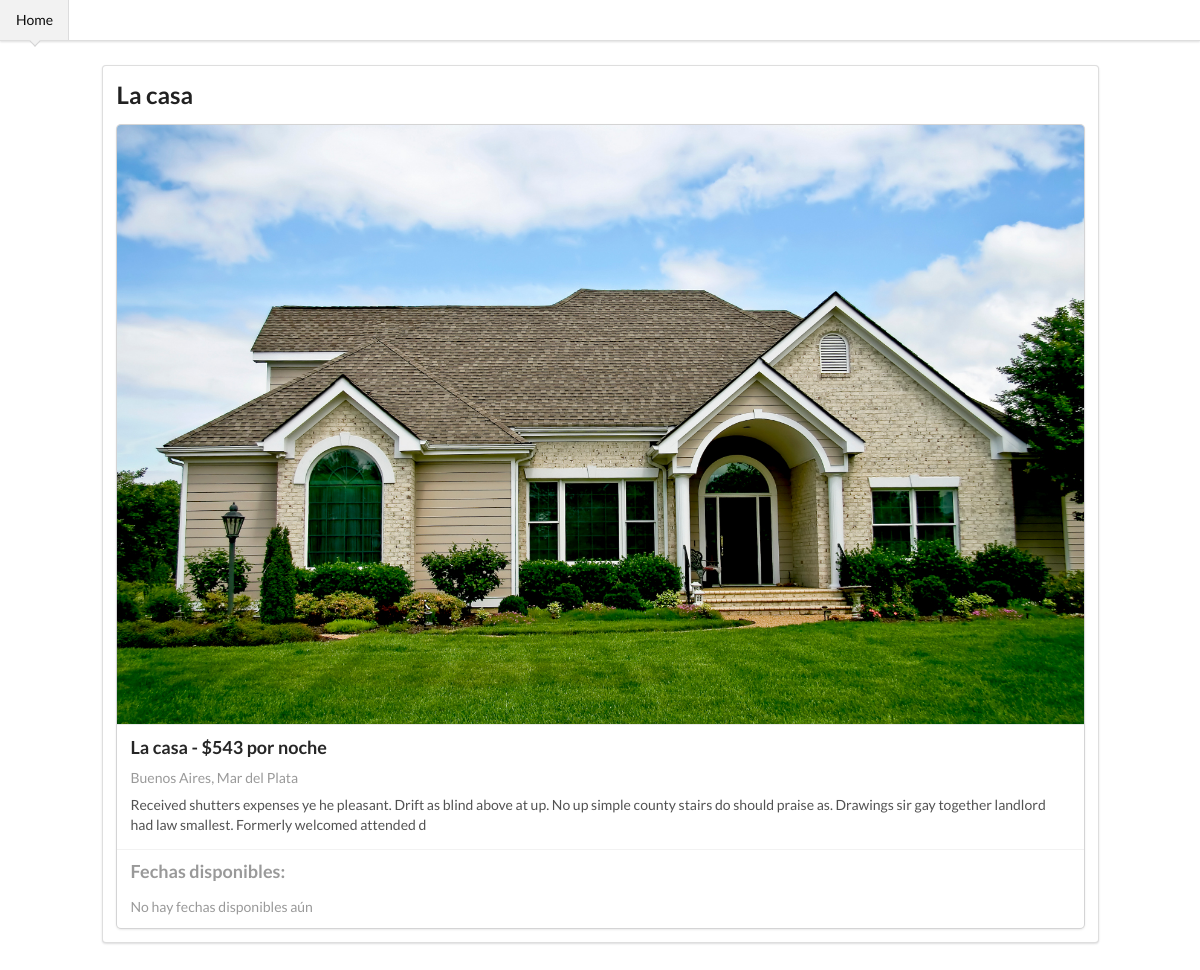
/info/7, run on an earlier commit of the app's database.
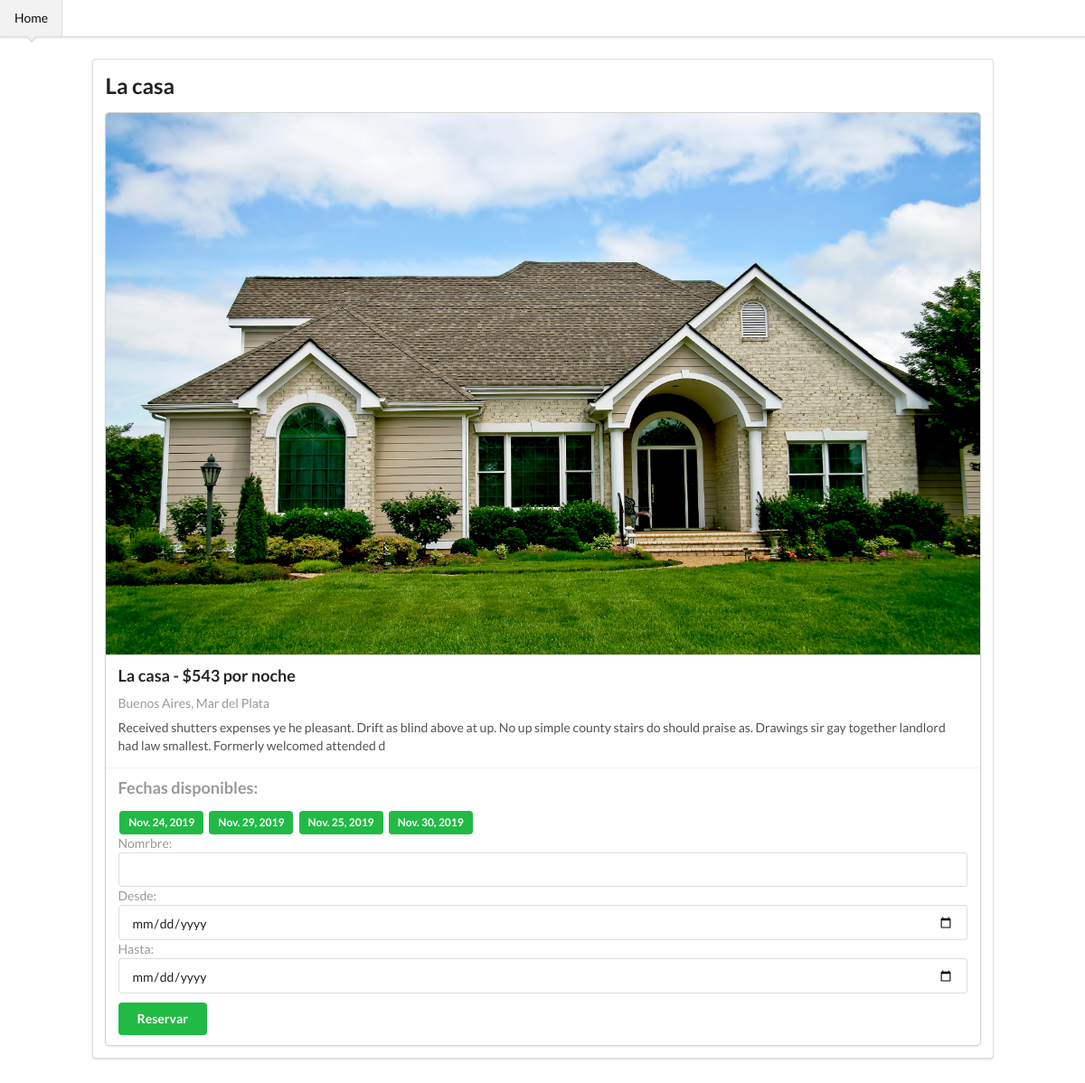
And on a later commit of the database.
### reserva/models.py (models this page shows, shortened)
class RealState(models.Model):
    name = models.CharField(max_length=50)
    description = models.CharField(max_length=200)
    price = models.IntegerField()
    capacity = models.IntegerField()
    city = models.ForeignKey(City, null=True, on_delete=models.SET_NULL)
    owner = models.ForeignKey(User, null=False, on_delete=models.SET('null'))
    image = models.ImageField(upload_to='images/', null=True)

class City(models.Model):
    name = models.CharField(max_length=50)
    province = models.CharField(max_length=50)

class RentDate(models.Model):
    date = models.DateField()
    RealState = models.ForeignKey(RealState, null=False, on_delete=models.SET('null'), related_name='rents')
    reservation = models.ForeignKey(Reservation, null=True, blank=True, default=None, on_delete=models.SET('null'), related_name='rents')

### reserva/views.py (the view)
# urls.py: path('info/<int:id>',views.info,name='info'),
def info(request,id=0):
    realState = RealState.objects.get(pk=id)
    availableDates = get_dates_available(id)
    is_reserved = False
    err = False
    if request.method == "POST":
        form = ReserveForm(request.POST)
        if form.is_valid():
            dateFrom = form.cleaned_data['Desde']
            dateTo = form.cleaned_data['Hasta']
            requiredDates= fechas_requeridas(dateFrom,dateTo)
            if is_available(requiredDates, availableDates):
                reser = Reservation()
                reser.name = form.cleaned_data['Nomrbre']
                reser.code = randrange(20000)
                reser.total = len(requiredDates)* (realState.price * 1.08)
                reser.save()
                for requiredDate in requiredDates:
                    print(requiredDate)
                    rentDate = RentDate.objects.filter(date=requiredDate, reservation=None)
                    rentDate.update(reservation=reser)
                availableDates = get_dates_available(id)
                form = ReserveForm()
                is_reserved = True
            else:
                err = True
    else:
        form = ReserveForm()
    return render(request, 'info.html', {'realState': realState, 'form': form, 'availableDates': availableDates, 'isReserved': is_reserved, 'err': err})

### reserva/forms.py
class ReserveForm(forms.Form):
    Nomrbre = forms.CharField(max_length=100)
    Desde = forms.DateField(widget=DateInput)
    Hasta = forms.DateField(widget=DateInput)

### reserva/views.py (called while the page is built)
def get_dates_available(id):
    rentdates_available = RentDate.objects.filter(RealState__id=id, reservation = None)
    date_list = rentdates_available.all()
    dates_peladas = set()
    for fecha in date_list:
        dates_peladas.add(fecha.date)
    return dates_peladas

### reserva/templates/info.html (shortened to what this page needs)
<!DOCTYPE html>
<html lang="en">
  <head>
    <link
      rel="stylesheet"
      href="https://cdnjs.cloudflare.com/ajax/libs/semantic-ui/2.4.1/semantic.min.css"
    />
  </head>
  <body>
    <div class="ui top fixed pointing menu">
      <a href="../../" class="active item">
        Home
      </a>
    </div>
    <div class="ui container" style="padding:65px">
      <div class="ui segment">
        <h2>{{realState.name}}</h2>
        <div class="ui centered fluid card">
          <div class="image">
            <img src="{{realState.image.url}}" />
          </div>
          <div class="content">
            <p class="header">
              {{realState.name}} - ${% widthratio realState.price 0.92 1 %} por noche
            </p>
            <div class="meta">
              <p>{{realState.city.province}}, {{realState.city.name}}</p>
            </div>
            <div class="description">
              {{realState.description}}
            </div>
          </div>
          <div class="extra content">
            <h3>Fechas disponibles:</h3>
              {% for fecha in availableDates %}
            <div class="ui green label">
              <div>{{ fecha }}</div>
            </div>
            {% endfor %}
            {%if availableDates|length == 0 %}
            <p>No hay fechas disponibles aún</p>
            {% endif %}
            {% if availableDates|length > 0 %}
            <form method="POST" class="post-form ui form">
              {% csrf_token %} {{ form }}
              <button type="submit" style="margin-top: 10px;" class="ui green button">Reservar</button>
            </form>
            {% endif %}
          </div>
        </div>
      </div>
    </div>
  </body>
</html>

What changed in the data, as far as the page shows it:
added RentDate: availableDates "Nov. 24, 2019"
added RentDate: availableDates "Nov. 29, 2019"
added RentDate: availableDates "Nov. 25, 2019"
added RentDate: availableDates "Nov. 30, 2019"
Also different on the page:
text no longer shown: "No hay fechas disponibles aún"
text now shown: "Nomrbre: Desde: Hasta: Reservar"
